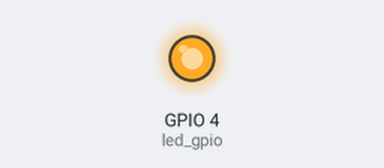
A program run on a simulated Raspberry Pi (BCM pin numbers). Shown: output pins drawn as LEDs (lit = HIGH). At 1.0 s the program stops and its outputs stay as they are.

Above: at 0.01 s.
At 1.0 s:
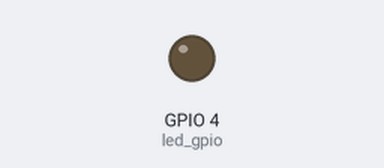
Timing chart, 0 to 2.5 s (numbered marks = the images above):
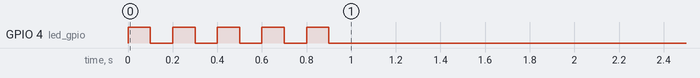

The program:

19GPIO.py
```python
#Taller e&m
# -*- coding: utf-8 -*-

import RPi.GPIO as GPIO
from time import sleep

GPIO.setmode(GPIO.BCM)

led_gpio = 4
GPIO.setup(led_gpio, GPIO.OUT)

for _ in range(10):

	GPIO.output(led_gpio, not GPIO.input(led_gpio))
	sleep(0.1)
GPIO.cleanup()
```
